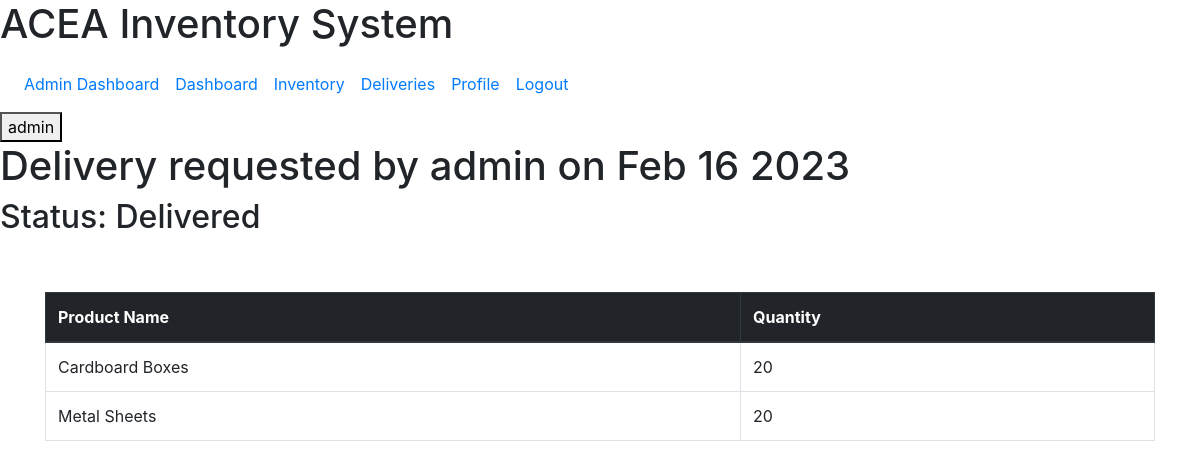
Page /deliveries/26/ (signed in) on the committed database.
### dashboard/models.py (models this page shows, shortened)
class Delivery(models.Model):
    requestedBy = models.ForeignKey(User, on_delete=models.CASCADE, null=True, blank=True)
    dateRequested = models.DateTimeField(auto_now_add=True, blank=True)
    dateApproved = models.DateTimeField(null=True, blank=True)
    dateArrived = models.DateTimeField(null=True, blank=True)
    deliveryLocation = models.ForeignKey(Location, on_delete=models.CASCADE)
    class Meta:                                                             # django admin data models are pluralized (they add 's')
        verbose_name_plural = 'Deliveries'

class DeliveryItem(models.Model):
    delivery = models.ForeignKey(Delivery, on_delete=models.CASCADE)
    inventory = models.ForeignKey(Inventory, on_delete=models.CASCADE, null=True)
    quantity = models.PositiveIntegerField(null=True)
    class Meta:                                                             # django admin data models are pluralized (they add 's')
        verbose_name_plural = 'Delivery Items'

class Inventory(models.Model):
    name = models.CharField(max_length=100, null=True)
    type = models.ForeignKey(Type, on_delete=models.CASCADE, null=True)
    location = models.ForeignKey(Location, on_delete=models.CASCADE, null=True)
    quantity = models.PositiveIntegerField(null=True)
    class Meta:
        constraints = [
                models.UniqueConstraint(fields=["name", "location"], name='Location Instance'),
        ]
        verbose_name_plural = 'Inventory Items'

### dashboard/views.py (the view)
# urls.py: path('deliveries/<int:pk>/', views.delivery_batch_details, name='delivery_details'),
@login_required
def delivery_batch_details(request, pk):
    deliverybatch = get_object_or_404(Delivery, pk=pk)
    deliverybatchInventoryitems = DeliveryItem.objects.filter(delivery=deliverybatch)
    context = {
        'deliverybatch': deliverybatch,
        'deliverybatchInventoryitems': deliverybatchInventoryitems,
        'pk': pk
    }
    return render(request, 'dashboard/delivery_details.html', context)

### templates/templatetags/auth_extras.py (called while the page is built)
@register.filter(name='has_group')
def has_group(user, group_name):
    group = Group.objects.get(name=group_name)
    return True if group in user.groups.all() else False

### templates/dashboard/delivery_details.html (shortened to what this page needs)
{%extends 'partials/base.html'%}
{% block content %}
{% load bootstrap_icons %}
<h1>Delivery requested by {{ deliverybatch.requestedBy }} on {{ deliverybatch.dateRequested|date:"M d Y" }}</h1>
<h2>Status:
    {% if deliverybatch.dateApproved is None %}
    Approval Pending
    {% elif deliverybatch.dateArrived is None %}
    Arrival Pending
    {% else %}
    Delivered
    {% endif %} </h2>
<div class="container table-responsive py-5">
    <table id="table_id" class="table table-bordered table-hover">
        <thead class="thead-dark">
            <tr>
                <th>Product Name</th>
                <th>Quantity</th>
              </tr>
        </thead>
        <tbody>
        {% for deliverybatchinventory in deliverybatchInventoryitems %}
            <tr>
                <td>{{ deliverybatchinventory.inventory.name }}</td>
                <td>{{ deliverybatchinventory.quantity }}</td>
            </tr>
        {% endfor %}
        </tbody>
    </table>
</div>
{% endblock content %}

### templates/partials/header.html (shortened to what this page needs)
{% load bootstrap_icons %}
<header class="app-header">
  <div class="app-header-logo">
    <div class="logo">
      <h1 class="logo-title">
        <span>ACEA</span>
        <span>Inventory System</span>
      </h1>
    </div>
  </div>
  <div class="app-header-navigation">
    <div class="tabs">
      <nav class="navbar navbar-expand-md">
        <div class="collapse navbar-collapse justify-content-between" id="navbarSupportedContent">
          <ul class="navbar-nav mr-auto justify-content-between">
            {% if request.user.is_authenticated and request.user|has_group:"Administrator" %}
            <li class="nav-item active">
              <a class="nav-link" href="{% url 'dashboard-admin' %}">Admin Dashboard<span class="sr-only">(current)</span></a>
            </li>
            {% endif %}
            {% if user.is_authenticated%}
            <li class="nav-item active">
              <a class="nav-link" href="{% url 'dashboard-index' %}">Dashboard<span class="sr-only">(current)</span></a>
            </li>
            <li class="nav-item active">
              <a class="nav-link" href="{% url 'dashboard-inventory' %}">Inventory<span class="sr-only">(current)</span></a>
            </li>
            <li class="nav-item active">
              <a class="nav-link" href="{% url 'list-deliveries' %}">Deliveries<span class="sr-only">(current)</span></a>
            </li>
            <li class="nav-item active">
              <a class="nav-link" href="{% url 'view-profile' %}">Profile<span class="sr-only">(current)</span></a>
            </li>
            <li class="nav-item active">
              <a class="nav-link" href="{% url 'user-logout' %}">Logout<span class="sr-only">(current)</span></a>
            </li>
            {% endif %}
          </ul>
        </div>
      </nav>
    </div>
  </div>
  <div class="app-header-actions">
    {% if user.is_authenticated %}
    <a href="{% url 'view-profile' %}">
      <button class="user-profile">
        <span>
          {{user.username}}
        </span>
      </button>
    </a>
    {% endif %}
  </div>
</header>

### rows in the picture
Delivery: requestedBy "admin", dateRequested "Feb 16 2023"
DeliveryItem: inventory.name "Cardboard Boxes", quantity "20"
DeliveryItem: inventory.name "Metal Sheets", quantity "20"

### other values in the picture
{{ user.username }} "admin"
